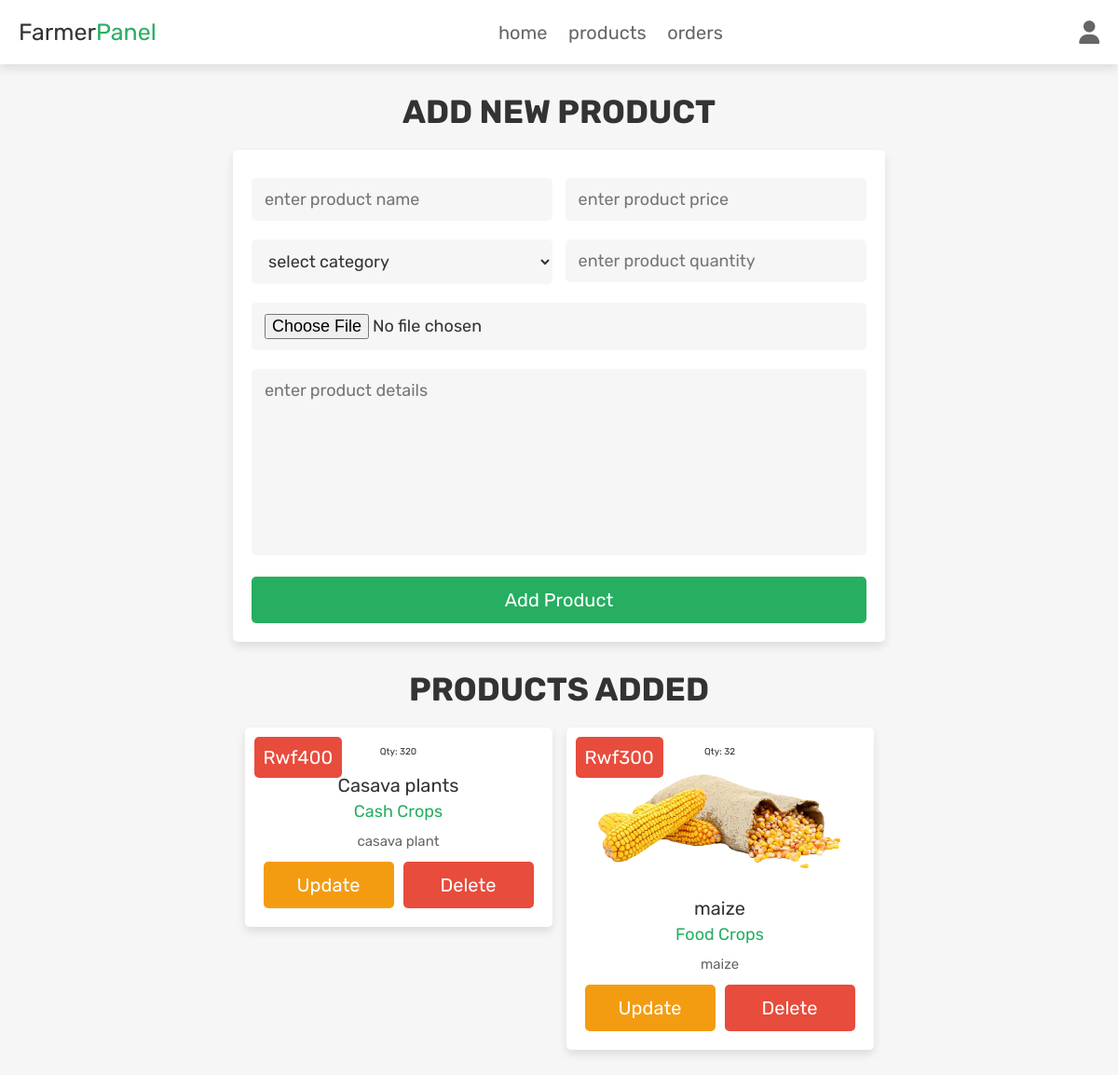
The app's page /farmer_product.php (signed in), older data.
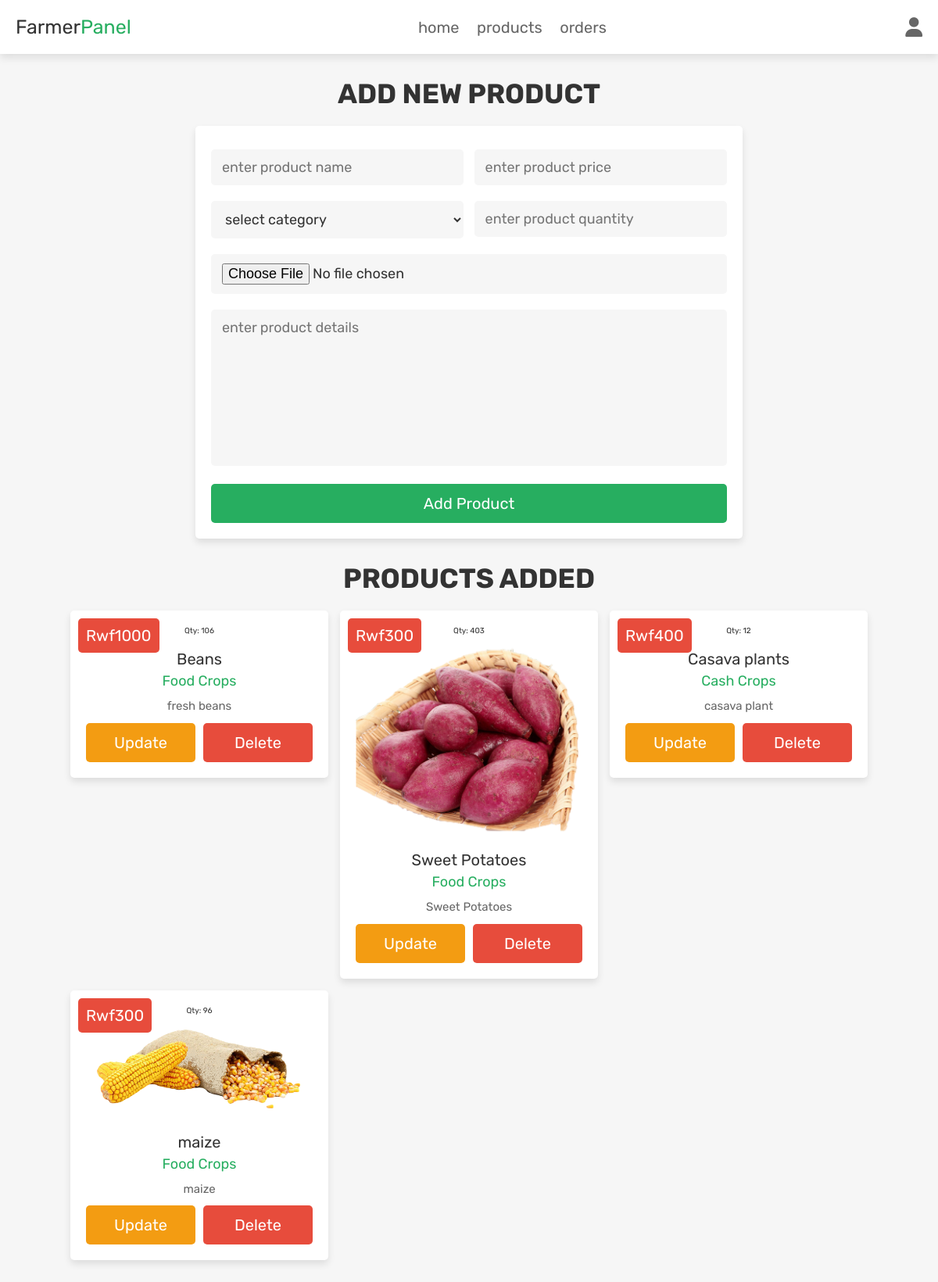
The same page, newer data.
### tables this page shows
CREATE TABLE `products` (
  `id` int(100) NOT NULL,
  `farmer_id` varchar(40) NOT NULL,
  `name` varchar(100) NOT NULL,
  `category` varchar(20) NOT NULL,
  `quantity` varchar(100) DEFAULT NULL,
  `details` varchar(500) NOT NULL,
  `price` int(100) NOT NULL,
  `image` varchar(100) NOT NULL
);

### farmer_product.php (the view, shortened to what this page needs)
<?php
@include 'config.php';
$farmer_id = $_SESSION['farmer_id'];
?>
<!DOCTYPE html>
<html lang="en">
<head>
   <link rel="stylesheet" href="https://cdnjs.cloudflare.com/ajax/libs/font-awesome/6.1.1/css/all.min.css">
   <link rel="stylesheet" href="css/admin_style.css">
</head>
<body>
<?php include 'farmer_header.php'; ?>
<section class="add-products">
   <h1 class="title">add new product</h1>
   <form action="" method="POST" enctype="multipart/form-data">
      <div class="flex">
         <div class="inputBox">
         <input type="text" name="name" class="box" required placeholder="enter product name">
         <select name="category" class="box" required>
            <option value="" selected disabled>select category</option>
         </select>
         </div>
         <div class="inputBox">
         <input type="number" min="0" name="price" class="box" required placeholder="enter product price">
         <input type="number" min="0" name="quantity" class="box" required placeholder="enter product quantity">
         </div>
      </div>
      <input type="file" name="image" required class="box" accept="image/jpg, image/jpeg, image/png">
      <textarea name="details" class="box" required placeholder="enter product details" cols="30" rows="10"></textarea>
      <input type="submit" class="btn" value="add product" name="add_product">
   </form>
</section>
<section class="show-products">
   <h1 class="title">products added</h1>
   <div class="box-container">
   <?php
      $show_products = $conn->prepare("SELECT * FROM `products` WHERE farmer_id = $farmer_id");
      $show_products->execute();
      if($show_products->rowCount() > 0){
         while($fetch_products = $show_products->fetch(PDO::FETCH_ASSOC)){
   ?>
   <div class="box">
      <div class="flex-btn">
      <div class="price">Rwf<?= $fetch_products['price']; ?></div>
      <div class="qty">Qty: <?= $fetch_products['quantity']; ?></div>
      </div>
      <img src="uploaded_img/<?= $fetch_products['image']; ?>" alt="">
      <div class="name"><?= $fetch_products['name']; ?></div>
      <div class="cat"><?= $fetch_products['category']; ?></div>
      <div class="details"><?= $fetch_products['details']; ?></div>
      <div class="flex-btn">
         <a href="farmer_update_product.php?update=<?= $fetch_products['id']; ?>" class="option-btn">update</a>
         <a href="farmer_product.php?delete=<?= $fetch_products['id']; ?>" class="delete-btn" onclick="return confirm('delete this product?');">delete</a>
      </div>
   </div>
   <?php
      }
   }else{
      echo '<p class="empty">now products added yet!</p>';
   }
   ?>
   </div>
</section>
</body>
</html>

### farmer_header.php (shortened to what this page needs)
<header class="header">
   <div class="flex">
      <a href="farmer_page.php" class="logo">Farmer<span>Panel</span></a>
      <nav class="navbar">
         <a href="farmer_page.php">home</a>
         <a href="farmer_product.php">products</a>
         <a href="farmer_order.php">orders</a>
      </nav>
      <div class="icons">
         <div id="user-btn" class="fas fa-user"></div>
      </div>
   </div>
</header>

### css/admin_style.css (style rules this page uses)
.add-products form { max-width: 70rem; padding:2rem; margin:0 auto; text-align: center; border:var(--border); box-shadow: var(--box-shadow); background-color: var(--white); border-radius: .5rem; }
.add-products form .flex { display: flex; justify-content: space-between; flex-wrap: wrap; }
.add-products form .flex .inputBox { width: 49%; }
.add-products form .box { width: 100%; margin:1rem 0; padding:1.2rem 1.4rem; font-size: 1.8rem; color:var(--black); border-radius: .5rem; background-color: var(--light-bg); border:var(--border); }
.add-products form textarea { height: 20rem; resize: none; }
.show-products { padding-top: 0; }
.show-products .box-container { display: grid; grid-template-columns: repeat(auto-fit, 33rem); gap:1.5rem; align-items: flex-start; justify-content:center; }
.show-products .box-container .box { text-align: center; border:var(--border); box-shadow: var(--box-shadow); background-color: var(--white); border-radius: .5rem; padding:2rem; position: relative; }
.show-products .box-container .box .price { position: absolute; top:1rem; left:1rem; padding:1rem; font-size: 2rem; color:var(--white); background-color: var(--red); border-radius: .5rem; }
.show-products .box-container .box img { width: 100%; margin-bottom: 1rem; }
.show-products .box-container .box .name { margin:.5rem 0; font-size: 2rem; color:var(--black); }
.show-products .box-container .box .cat { font-size: 1.8rem; color:var(--green); }
.show-products .box-container .box .details { padding-top: 1rem; font-size: 1.5rem; line-height: 1.5; color:var(--light-color); }

### css/components.css (style rules this page uses)
:root { --green:#27ae60; --orange:#f39c12; --red:#e74c3c; --black:#333; --light-color:#666; --white:#fff; --light-bg:#f6f6f6; --box-shadow:0 .5rem 1rem rgba(0,0,0,.1); }
* { font-family: 'Rubik', sans-serif; margin:0; padding:0; box-sizing: border-box; outline: none; border:none; text-decoration: none; color:var(--black); }
body { background-color: var(--light-bg); }
html { font-size: 62.5%; overflow-x: hidden; scroll-behavior: smooth; scroll-padding-top: 6.5rem; }
section { padding:3rem 2rem; max-width: 1200px; margin:0 auto; }
.btn, .delete-btn, .option-btn { display: block; width: 100%; margin-top: 1rem; border-radius: .5rem; color:var(--white); font-size: 2rem; padding:1.3rem 3rem; text-transform: capitalize; cursor: pointer; text-align: center; }
.btn { background-color: var(--green); }
.delete-btn { background-color: var(--red); }
.option-btn { background-color: var(--orange); }
.flex-btn { display: flex; flex-wrap: wrap; gap:1rem; }
.flex-btn > * { flex:1; }
.title { text-align: center; margin-bottom: 2rem; text-transform: uppercase; color:var(--black); font-size: 3.5rem; }
.header { background: var(--white); position: sticky; top:0; left:0; right:0; z-index: 1000; box-shadow: var(--box-shadow); }
.header .flex { display: flex; align-items: center; justify-content: space-between; padding:2rem; margin: 0 auto; max-width: 1200px; position: relative; }
.header .flex .logo { font-size: 2.5rem; color:var(--black); }
.header .flex .logo span { color:var(--green); }
.header .flex .navbar a { margin:0 1rem; font-size: 2rem; color:var(--light-color); }
.header .flex .icons > * { font-size: 2.5rem; color:var(--light-color); cursor: pointer; margin-left: 1.5rem; }

Row changes from the older to the newer data that the page shows:
now on this page (row edited): products: price "1000", quantity "106", name "Beans", category "Food Crops", details "fresh beans"
now on this page (row edited): products: price "300", quantity "403", image (picture), name "Sweet Potatoes", category "Food Crops", details "Sweet Potatoes"
changed products "Casava plants": quantity "320" → "12"
changed products "maize": quantity "32" → "96"
